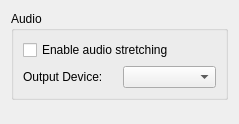
<?xml version="1.0" encoding="UTF-8"?>
<ui version="4.0">
 <class>ConfigurationAudio</class>
 <widget class="QWidget" name="ConfigurationAudio">
  <property name="geometry">
   <rect>
    <x>0</x>
    <y>0</y>
    <width>239</width>
    <height>124</height>
   </rect>
  </property>
  <layout class="QVBoxLayout">
   <item>
    <widget class="QGroupBox" name="groupBox">
     <property name="title">
      <string>Audio</string>
     </property>
     <layout class="QVBoxLayout">
      <item>
       <widget class="QCheckBox" name="toggle_audio_stretching">
        <property name="toolTip">
         <string>This post-processing effect adjusts audio speed to match emulation speed and helps prevent audio stutter. This however increases audio latency.</string>
        </property>
        <property name="text">
         <string>Enable audio stretching</string>
        </property>
       </widget>
      </item>
      <item>
       <layout class="QHBoxLayout" name="output">
        <item>
         <widget class="QLabel" name="output_device_label">
          <property name="text">
           <string>Output Device:</string>
          </property>
         </widget>
        </item>
        <item>
         <widget class="QComboBox" name="output_device_combo_box"/>
        </item>
       </layout>
      </item>
     </layout>
    </widget>
   </item>
   <item>
    <spacer>
     <property name="orientation">
      <enum>Qt::Vertical</enum>
     </property>
     <property name="sizeHint" stdset="0">
      <size>
       <width>167</width>
       <height>55</height>
      </size>
     </property>
    </spacer>
   </item>
  </layout>
 </widget>
 <resources/>
 <connections/>
</ui>
